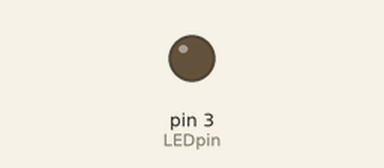
Simulated run of this sketch. Board: Arduino Uno, built with avr-gcc and run on an emulated ATmega328P. Parts: output pins drawn as LEDs (lit = HIGH). The board resets itself during the run and starts again; what the sketch prints to the serial monitor is not drawn.

Above: at 58.2 s.
At 119.84 s:
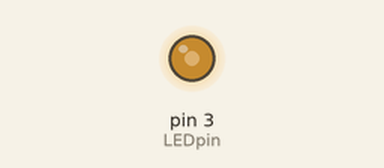
Timing chart, 0 to 130.0 s (numbered marks = the images above):
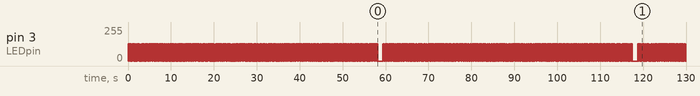

The sketch:

satellite2.ino
```cpp
/*
DIY Satellite Project

*/

int Batt1 = 7.4;// Initialize & Globalize Battery One Level

struct t_mtab { char c, pat; } ;

struct t_mtab morsetab[] = {
    {'.', 106},
  {',', 115},
  {'?', 76},
  {'/', 41},
  {'A', 6},
  {'B', 17},
  {'C', 21},
  {'D', 9},
  {'E', 2},
  {'F', 20},
  {'G', 11},
  {'H', 16},
  {'I', 4},
  {'J', 30},
  {'K', 13},
  {'L', 18},
  {'M', 7},
  {'N', 5},
  {'O', 15},
  {'P', 22},
  {'Q', 27},
  {'R', 10},
  {'S', 8},
  {'T', 3},
  {'U', 12},
  {'V', 24},
  {'W', 14},
  {'X', 25},
  {'Y', 29},
  {'Z', 19},
  {'1', 62},
  {'2', 60},
  {'3', 56},
  {'4', 48},
  {'5', 32},
  {'6', 33},
  {'7', 35},
  {'8', 39},
  {'9', 47},
  {'0', 63}
} ;

#define N_MORSE  (sizeof(morsetab)/sizeof(morsetab[0]))

#define SPEED  (35)  //default 12 25 still stable 35 working
#define DOTLEN  (1200/SPEED)
#define DASHLEN  (3*(1200/SPEED))

int LEDpin = 3; //Needs to be PWM pin

void
dash()
{
  analogWrite(LEDpin, 128) ;//128 default
  delay(DASHLEN);
  analogWrite(LEDpin, 0) ;
  delay(DOTLEN) ;
}

void
dit()
{
  analogWrite(LEDpin, 128) ;//128 default
  delay(DOTLEN);
  analogWrite(LEDpin, 0) ;
  delay(DOTLEN);
}

void
send(char c)
{
  int i ;
  if (c == ' ') {
    Serial.print(c) ;
    delay(7*DOTLEN) ;
    return ;
  }
  for (i=0; i<N_MORSE; i++) {
    if (morsetab[i].c == c) {
      unsigned char p = morsetab[i].pat ;
      Serial.print(morsetab[i].c) ;

      while (p != 1) {
          if (p & 1)
            dash() ;
          else
            dit() ;
          p = p / 2 ;
      }
      delay(2*DOTLEN) ;
      return ;
    }
  }
  /* if we drop off the end, then we send a space */
  Serial.print("?") ;
}

void
sendmsg(char *str)
{
  while (*str)
    send(*str++) ;
  Serial.println("");
}

#include <avr/wdt.h>
void setup() {
  wdt_disable();
  wdt_enable (WDTO_8S);//watchdog
  pinMode(LEDpin, OUTPUT) ;
  Serial.begin(9600) ; //serial unnecessary except debugging as needed
  Serial.println("Eric's Arduino Satellite CW Downlink") ;
  Serial.println("by Eric William") ;
  Serial.println("www.mkmer.org") ;
  //Serial.println("") ;
}

void loop() {
  wdt_reset ();//Reset Watchdog
  Transmit();
 }

void Transmit(){//Make sure these are all CAPS or will not TX
   sendmsg("AURORA1 SAT/") ;
   wdt_reset ();//Reset Watchdog
   sendmsg("OS,OK/") ;
   wdt_reset ();//Reset Watchdog
   sendmsg("SAFEMODE,NO/") ;
   wdt_reset ();//Reset Watchdog
   sendmsg("WATCHDOG,4/") ;
   wdt_reset ();//Reset Watchdog
   sendmsg("ITEMP,0C/ ") ;
   wdt_reset ();//Reset Watchdog
   sendmsg("LUX,22/ ") ;
   wdt_reset ();//Reset Watchdog
   sendmsg("TELEMETRY,OK/ ") ;
   wdt_reset ();//Reset Watchdog
   sendmsg("ANTENNA,DEP/") ;
   wdt_reset ();//Reset Watchdog
   sendmsg("PV,520MV/") ;
   wdt_reset ();//Reset Watchdog
   sendmsg("BATT1,620MV/") ;
   wdt_reset ();//Reset Watchdog
   sendmsg("BUSA,4MA/") ;
   wdt_reset ();//Reset Watchdog
   sendmsg("RSSI,4DBM/") ;
   wdt_reset ();//Reset Watchdog
   sendmsg("WWW.MKME.ORG...") ; //All this code needs to be replaced with the INT to CHAR values from monitoring/systems
   //sendmsg (Batt1);
  delay(3000) ;
}
void Batt(){
  //input battery check/monitoring code here
}
void Watchdog(){
  //input Watchdog code here
}
void Solar(){
  //input Solar Cell monitoring & code here
}
```
